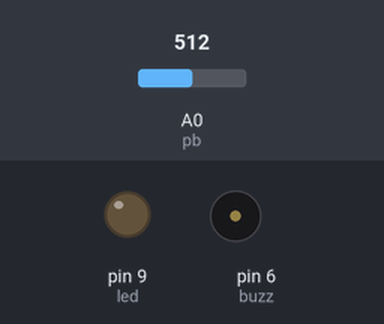
Simulated run of this sketch. Board: Arduino Uno, built with avr-gcc and run on an emulated ATmega328P. Parts: output pins drawn as LEDs (lit = HIGH), buzzer (waves = sounding). The test bench sets the inputs (shaded band); at power-on: A0 (pb) = 512.

Above: at 1.2 s.
1.3 s: A0 (pb) set to 0
At 1.96 s:
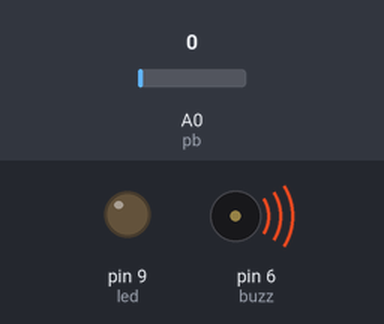
Timing chart, 0 to 4.3 s (numbered marks = the images above; inputs shaded):
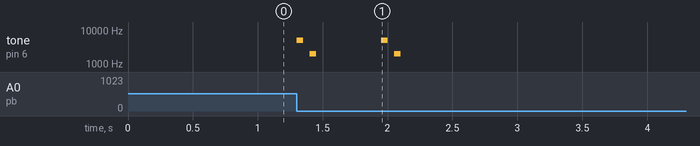

Measured:
- after the input at 1.3 s, tone on pin 6 (buzz): plays 5000 Hz for 0.05 s, 2000 Hz for 0.05 s, 5000 Hz for 0.05 s, 2000 Hz for 0.05 s, starting at once

The sketch:

DingDong.ino
```cpp
// declare all pin constants
const int led = 9;
const int buzz = 6;
const int pb = 0;
int toggle = 0;
void setup() {
  //declare output pins
  pinMode (buzz, OUTPUT);
  pinMode (led, OUTPUT);
  digitalWrite (led, LOW);
}
void loop() {
  if (analogRead (pb) == 0) { // if button is pressed
    if (toggle == 0) {
      dingdong(2);
      toggle = 1; // toggle so it turns off next press
    }
  } else {
    toggle = 0;
    digitalWrite (led, LOW);
    noTone (buzz);
  }
}
void dingdong(int times) {
  int i;
  for (i = 1; i <= times; i++) {
//    delay(250);
    tone (buzz, 5000); // play a tone of a frequency of 5000Hz
    delay (50); // play for only 50 milli seconds
    noTone (buzz);  // stop the tone
    delay(50);  // stop for 50 milli seconds
    tone(buzz, 2000);   // play another tone at 2000Hz this time
    delay(50); // play for only 50 milli seconds
    noTone (buzz);  // stop the tone
    delay(500);
  }
}
```
